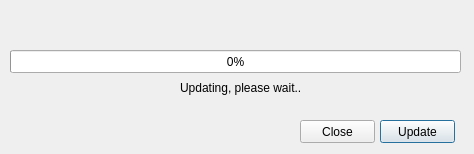
<?xml version="1.0" encoding="UTF-8"?>
<ui version="4.0">
 <class>UpdateDialog</class>
 <widget class="QDialog" name="UpdateDialog">
  <property name="enabled">
   <bool>true</bool>
  </property>
  <property name="geometry">
   <rect>
    <x>0</x>
    <y>0</y>
    <width>474</width>
    <height>154</height>
   </rect>
  </property>
  <property name="windowTitle">
   <string>Dialog</string>
  </property>
  <widget class="QLabel" name="label">
   <property name="geometry">
    <rect>
     <x>10</x>
     <y>10</y>
     <width>461</width>
     <height>31</height>
    </rect>
   </property>
   <property name="font">
    <font>
     <pointsize>14</pointsize>
    </font>
   </property>
   <property name="text">
    <string/>
   </property>
   <property name="alignment">
    <set>Qt::AlignCenter</set>
   </property>
  </widget>
  <widget class="QPushButton" name="updateBtn">
   <property name="geometry">
    <rect>
     <x>380</x>
     <y>120</y>
     <width>75</width>
     <height>23</height>
    </rect>
   </property>
   <property name="text">
    <string>Update</string>
   </property>
  </widget>
  <widget class="QPushButton" name="cancelBtn">
   <property name="geometry">
    <rect>
     <x>300</x>
     <y>120</y>
     <width>75</width>
     <height>23</height>
    </rect>
   </property>
   <property name="text">
    <string>Close</string>
   </property>
  </widget>
  <widget class="QProgressBar" name="progressBar">
   <property name="enabled">
    <bool>true</bool>
   </property>
   <property name="geometry">
    <rect>
     <x>10</x>
     <y>50</y>
     <width>451</width>
     <height>23</height>
    </rect>
   </property>
   <property name="value">
    <number>0</number>
   </property>
  </widget>
  <widget class="QLabel" name="statusLabel">
   <property name="geometry">
    <rect>
     <x>180</x>
     <y>80</y>
     <width>121</width>
     <height>16</height>
    </rect>
   </property>
   <property name="text">
    <string>Updating, please wait...</string>
   </property>
  </widget>
 </widget>
 <resources/>
 <connections/>
</ui>
